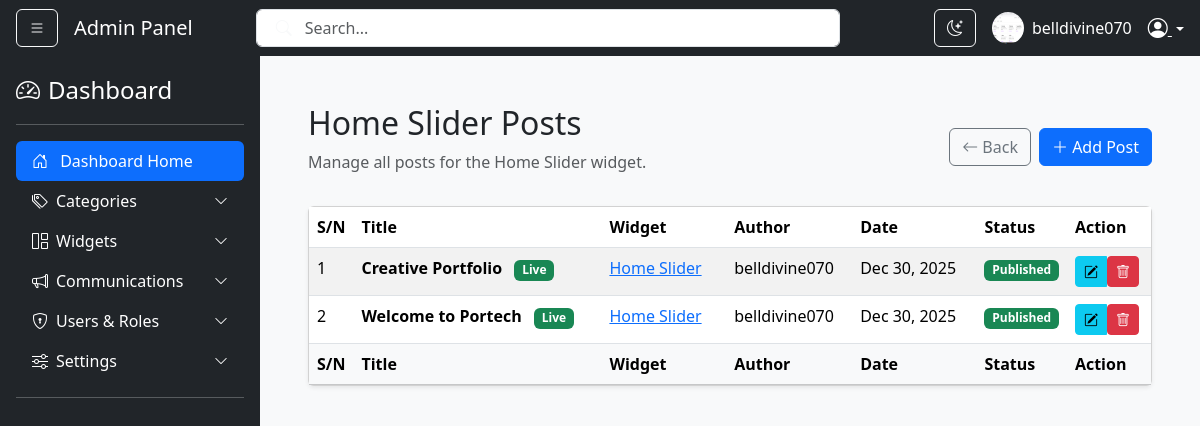
Screenshot of /bg-admin/widget/home-slider/posts/ (signed in) with the database file from the repository.
### users/models.py (models this page shows, shortened)
class CustomUser(AbstractBaseUser, PermissionsMixin):
    id = models.UUIDField(primary_key=True, default=uuid.uuid4, editable=False)
    email = models.EmailField(unique=True)
    username = models.CharField(max_length=150, unique=True)
    first_name = models.CharField(max_length=30)
    last_name = models.CharField(max_length=30)
    full_name = models.CharField(max_length=60, blank=True, null=True, editable=False)
    is_subscribed = models.BooleanField(default=True, verbose_name="Wants Newsletters")
    is_active = models.BooleanField(default=True)
    is_staff = models.BooleanField(default=False)
    is_manager = models.BooleanField(default=False)
    is_online = models.BooleanField(default=False)
    department = models.ForeignKey(Department, on_delete=models.SET_NULL, null=True, blank=True)
    date_joined = models.DateTimeField(default=timezone.now)
    role = models.ForeignKey('users.Role', on_delete=models.SET_NULL, null=True, blank=True, related_name='users')
    assigned_to = models.ForeignKey('self', on_delete=models.SET_NULL, null=True, blank=True, related_name='subordinates')
    region = models.CharField(max_length=50, blank=True, null=True)
    religion = models.CharField(max_length=50, blank=True, null=True)
    tribe = models.CharField(max_length=50, blank=True, null=True)
    ip_address = models.GenericIPAddressField(blank=True, null=True)
    racial_info = models.CharField(max_length=20, choices=[('black', 'Black'), ('white', 'White'), ('other', 'Other')], blank=True, null=True)
    profile_image = models.ImageField(upload_to='profile_images/', null=True, blank=True)
    USERNAME_FIELD = 'email'
    REQUIRED_FIELDS = ['username', 'first_name', 'last_name']
    objects = CustomUserManager()
    class Meta:
        verbose_name = 'Custom User'
        verbose_name_plural = 'Custom Users'

class Widget(models.Model):
    title = models.CharField(max_length=100, unique=True)
    slug = models.SlugField(max_length=100, unique=True, blank=True)
    excerpt = models.TextField(blank=True, null=True)
    media_file = models.FileField(upload_to='widget_media/{widget}/', blank=True, null=True)
    child_fields = models.JSONField(default=list, blank=True)

class WidgetPost(models.Model):
    title = models.CharField(max_length=255)
    slug = models.SlugField(max_length=255, unique=True, blank=True)
    widget = models.ForeignKey(Widget, on_delete=models.CASCADE, related_name='widget_posts')
    author = models.ForeignKey(settings.AUTH_USER_MODEL, on_delete=models.SET_NULL, null=True, blank=True)
    excerpt = models.TextField(blank=True, null=True)
    content = models.TextField(blank=True, null=True)
    tags = models.CharField(max_length=255, blank=True, null=True)
    address = models.CharField(max_length=255, blank=True, null=True)
    subtitle = models.CharField(max_length=255, blank=True, null=True)
    shortcodes = models.TextField(blank=True, null=True)
    image = models.ImageField(upload_to=wid_post_upload_path, blank=True, null=True)
    video = models.FileField(upload_to='wid_post_video/', blank=True, null=True)
    audio = models.FileField(blank=True, null=True)
    icon = models.CharField(max_length=70, blank=True, null=True)
    image_align = models.CharField(max_length=50, blank=True, null=True)
    btn_text = models.CharField(max_length=100, blank=True, null=True, default="Read More")
    btn_url = models.URLField(blank=True, null=True)
    event_date = models.DateTimeField(blank=True, null=True)
    progress = models.IntegerField(blank=True, null=True)
    addfield1 = models.CharField(max_length=255, blank=True, null=True)
    addfield2 = models.CharField(max_length=255, blank=True, null=True)
    addfield3 = models.CharField(max_length=255, blank=True, null=True)
    addfield4 = models.CharField(max_length=255, blank=True, null=True)
    is_published = models.BooleanField(default=True)
    created_at = models.DateTimeField(auto_now_add=True)
    updated_at = models.DateTimeField(auto_now=True)
    class Meta:
        ordering = ['widget', '-created_at']

### users/views.py (the view)
# urls.py: path('widget/<slug:widget_slug>/posts/', views.PostListByWidgetView.as_view(), name='post_list_by_widget'),
class PostListByWidgetView(LoginRequiredMixin, ListView):
    model = WidgetPost
    template_name = 'widgets/wid_post_list.html'
    context_object_name = 'posts'
    def get_queryset(self):
        self.widget = get_object_or_404(Widget, slug=self.kwargs['widget_slug'])
        return WidgetPost.objects.filter(widget=self.widget).order_by('-created_at')
    def get_context_data(self, **kwargs):
        context = super().get_context_data(**kwargs)
        context['widget'] = self.widget
        return context

### users/context_processors.py (called while the page is built)
def app_settings_processor(request):
    settings_dict = {}
    try:
        variables = AppVariable.objects.all().values('var_name', 'var_value')
        for var in variables:
            settings_dict[var['var_name']] = var['var_value']
    except Exception as e:
        print(f"Error loading AppVariables: {e}")
        settings_dict = {}
    return settings_dict

### users/templates/widgets/wid_post_list.html (shortened to what this page needs)
{% extends "layout.html" %}
{% load static %}
{% load category_tags %}
{% load widget_tweaks %}
{% block content %}
    <div class="container-fluid mt-4">
        <div class="d-flex justify-content-between align-items-center mb-3">
            <div>
                <h2>{{ widget.title }} Posts</h2>
                <p class="text-muted">Manage all posts for the {{ widget.title }} widget.</p>
            </div>
            <div class="d-flex gap-2">
                <a href="{% url "widget_list" %}" class="btn btn-outline-secondary">
                    <i class="bi bi-arrow-left"></i> Back
                </a>
                <a href="{% url 'widget_post_create' widget_slug=widget.slug %}" class="btn btn-primary">
                    <i class="bi bi-plus-lg"></i> Add Post
                </a>
            </div>
        </div>
        <div class="card shadow-sm">
            <div class="card-body p-0">
                <table class="table table-striped table-hover mb-0">
                    <thead>
                        <tr>
                            <th style="width: 5%;">S/N</th>
                            <th style="width: 30%;">Title</th>
                            <th style="width: 15%;">Widget</th>
                            <th style="width: 15%;">Author</th>
                            <th style="width: 15%;">Date</th>
                            <th style="width: 10%;">Status</th>
                            <th style="width: 10%;">Action</th>
                        </tr>
                    </thead>
                    <tbody>
                        {% for post in posts %}
                        <tr>
                            <td>{{ forloop.counter }}</td>
                            <td>
                                <strong>{{ post.title }}</strong>
                                {% if post.is_published %}
                                    <span class="badge text-bg-success ms-2">Live</span>
                                {% else %}
                                    <span class="badge text-bg-warning ms-2">Draft</span>
                                {% endif %}
                            </td>
                            <td>
                                <a href="{% url 'widget_list' %}">
                                    {{ post.widget.title }}
                                </a>
                            </td>
                            <td>{{ post.author.get_full_name|default:post.author.username }}</td>
                            <td>{{ post.updated_at|date:"M d, Y" }}</td>
                            <td>
                                {% if post.is_published %}
                                    <span class="badge text-bg-success">Published</span>
                                {% else %}
                                    <span class="badge text-bg-secondary">Draft</span>
                                {% endif %}
                            </td>
                            <td>
                                <div class="btn-group" role="group" aria-label="Post Actions">
                                    <a href="{% url 'widget_post_edit' widget_slug=post.widget.slug post_slug=post.slug %}" class="btn btn-sm btn-info" title="Edit">
                                        <i class="bi bi-pencil-square"></i>
                                    </a>
                                    <form method="post"
                                          action="{% url 'widget_post_delete' widget_slug=post.widget.slug post_slug=post.slug %}"
                                          style="display: inline;"
                                          onsubmit="return confirm('Are you sure you want to delete the post: {{ post.title }}?');">
                                        <button type="submit" class="btn btn-sm btn-danger" title="Delete Post">
                                            <i class="bi bi-trash"></i>
                                        </button>
                                    </form>
                                </div>
                            </td>
                        </tr>
                        {% empty %}
                        <tr>
                            <td colspan="7" class="text-center py-4">No posts found for this widget.</td>
                        </tr>
                        {% endfor %}
                    </tbody>
                    <tfoot class="table-light">
                        <tr>
                            <th>S/N</th>
                            <th>Title</th>
                            <th>Widget</th>
                            <th>Author</th>
                            <th>Date</th>
                            <th>Status</th>
                            <th>Action</th>
                        </tr>
                    </tfoot>
                </table>
            </div>
        </div>
    </div>
{% endblock %}

### users/templates/layout.html (shortened to what this page needs)
{% load static %}
<!DOCTYPE html>
<html lang="en">
<head>
    <link rel="stylesheet" href="https://cdn.jsdelivr.net/npm/bootstrap-icons@1.13.1/font/bootstrap-icons.min.css">
    <link href="https://cdn.jsdelivr.net/npm/bootstrap@5.3.2/dist/css/bootstrap.min.css" rel="stylesheet">
    <link rel="stylesheet" href="{% static 'users/css/jquery.datetimepicker.min.css' %}">
    <link rel="stylesheet" href="{% static 'users/css/style.css' %}">
</head>
<body id="mainBody">
    <nav id="navbar" class="navbar navbar-expand-lg navbar-dark bg-dark sticky-top px-3">
        <button class="btn btn-outline-light me-3" id="sidebarToggle">
            <i class="bi bi-list"></i>
        </button>
        <a class="navbar-brand" href="#">Admin Panel</a>
        <form class="d-none d-md-flex mx-auto w-50 position-relative" role="search">
            <input class="form-control ps-5" type="search" placeholder="Search..." aria-label="Search">
            <button class="btn position-absolute top-50 start-0 translate-middle-y ms-2 border-0 bg-transparent" type="submit">
                <i class="bi bi-search text-light"></i>
            </button>
        </form>
        <div class="ms-auto d-flex align-items-center">
            <button class="btn btn-outline-light me-3 d-none d-sm-block" id="darkModeToggle" title="Toggle theme">
                <i class="bi bi-moon-stars" id="moonIcon"></i>
            </button>
            <img src="{% if user.profile_image %}{{ user.profile_image.url }}{% else %}{% static 'images/default_profile.png' %}{% endif %}" alt="Profile" class="rounded-circle me-2" width="32" height="32">
            <span class="text-white me-3 d-none d-lg-inline">{{ user.username|default:"Admin" }}</span>
            <div class="dropdown">
                <a class="text-white dropdown-toggle" data-bs-toggle="dropdown" style="cursor: pointer;">
                    <i class="bi bi-person-circle fs-5"></i>
                </a>
            </div>
        </div>
    </nav>
    <div class="d-flex">
        <div id="sidebar" class="bg-dark text-white p-3">
            <a href="/" class="d-flex align-items-center mb-3 text-white text-decoration-none">
                <i class="bi bi-speedometer2 fs-4 me-2"></i>
                <span class="fs-4">Dashboard</span>
            </a>
            <hr class="border-light">
            <ul class="nav nav-pills flex-column mb-auto">
                <li class="nav-item">
                    <a href="{% url 'index' %}" class="nav-link text-white active">
                        <i class="bi bi-house-door me-2"></i> Dashboard Home
                    </a>
                </li>
                <li>
                    <a data-bs-toggle="collapse" href="#CategoryMenu" class="nav-link text-white d-flex align-items-center">
                        <i class="bi bi-tags me-2"></i> Categories
                        <i class="bi bi-chevron-down ms-auto small"></i>
                    </a>
                </li>
                <li>
                    <a data-bs-toggle="collapse" href="#WidgetMenu" class="nav-link text-white d-flex align-items-center">
                        <i class="bi bi-grid-1x2 me-2"></i> Widgets
                        <i class="bi bi-chevron-down ms-auto small"></i>
                    </a>
                </li>
                <li>
                    <a data-bs-toggle="collapse" href="#commMenu" class="nav-link text-white d-flex align-items-center">
                        <i class="bi bi-megaphone me-2"></i> Communications
                        <i class="bi bi-chevron-down ms-auto small"></i>
                    </a>
                </li>
                <li>
                    <a data-bs-toggle="collapse" href="#usersMenu" class="nav-link text-white d-flex align-items-center">
                        <i class="bi bi-shield-lock me-2"></i> Users & Roles
                        <i class="bi bi-chevron-down ms-auto small"></i>
                    </a>
                </li>
                <li>
                    <a data-bs-toggle="collapse" href="#settingsMenu" class="nav-link text-white d-flex align-items-center">
                        <i class="bi bi-sliders me-2"></i> Settings
                        <i class="bi bi-chevron-down ms-auto small"></i>
                    </a>
                </li>
            </ul>
            <hr class="border-light">
        </div>
        <main id="content" class="flex-grow-1 content-wrapper p-3 p-md-4 bg-light">
            <div class="container-fluid">
                {% block content %}{% endblock content %}
            </div>
        </main>
    </div>
</body>
</html>

### users/static/users/css/style.css (style rules this page uses)
:root { --sidebar-width: 260px; }
body { overflow-x: hidden; background-color: #f8f9fa; transition: background 0.3s; }
#sidebar { min-width: var(--sidebar-width); max-width: var(--sidebar-width); background: #212529; transition: all 0.3s ease; min-height: 100vh; }
#sidebar { width: 260px; transition: all 0.3s ease; }

### users/templates/layout.html (style rules this page uses)
.content-wrapper { transition: all 0.3s; width: 100%; }

### rows the page displays
CustomUser: profile_image (picture), username "belldivine070"
Widget: title "Home Slider"
WidgetPost: title "Creative Portfolio", is_published "Live", widget "Home Slider", author.get_full_name "belldivine070", updated_at "Dec 30, 2025"
WidgetPost: title "Welcome to Portech", is_published "Live", widget "Home Slider", author.get_full_name "belldivine070", updated_at "Dec 30, 2025"
